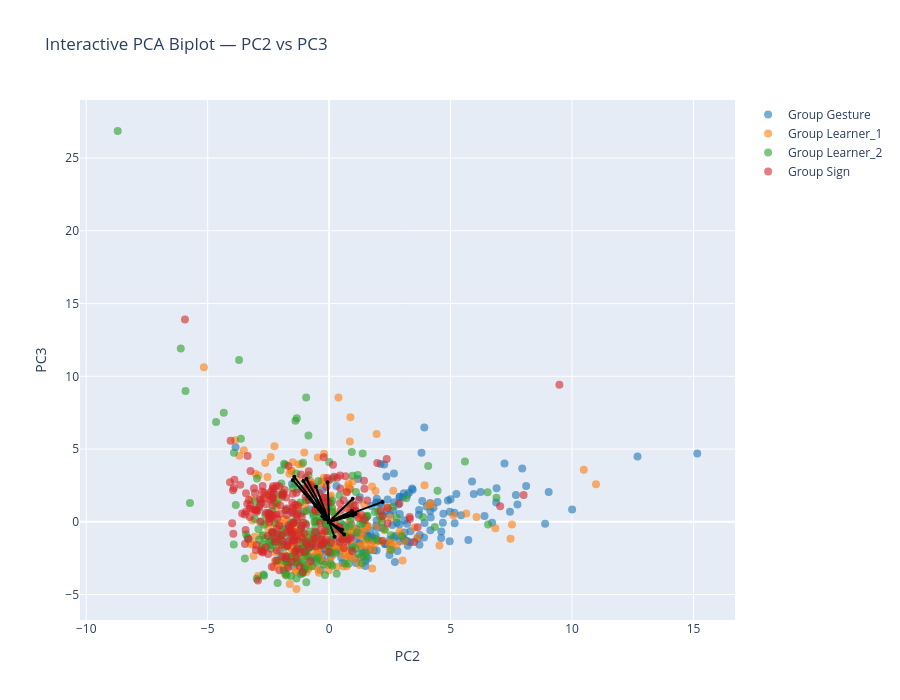

Here is the notebook cell this chart was saved with:
### Markdown cell above
## PC2-PC3

### Code cell
interactive_PCA_biplot(score=x_new_GS, 
                       coeff=loadings_GS, 
                       labels=feature_names, 
                       y=y, 
                       selected_vars=selected_vars, 
                       pc_x=2, 
                       pc_y=3,
                       concepts = concepts,
                       show_labels=False)

### Figure 1 — Plotly figure (JSON) as saved in the notebook; plotly's stock layout.template omitted (floating-point values rounded to 4 significant figures; data arrays with more than 128 entries replaced by an {"elided": "..."} marker saying what was removed)
{"data": [{"hoverinfo": "text", "marker": {"color": "#1f77b4", "opacity": 0.6, "size": 8}, "mode": "markers", "name": "Group Gesture", "showlegend": true, "text": {"elided": "197 str values"}, "type": "scatter", "x": {"elided": "197 float values"}, "y": {"elided": "197 float values"}}, {"hoverinfo": "text", "marker": {"color": "#ff7f0e", "opacity": 0.6, "size": 8}, "mode": "markers", "name": "Group Learner_1", "showlegend": true, "text": {"elided": "236 str values"}, "type": "scatter", "x": {"elided": "236 float values"}, "y": {"elided": "236 float values"}}, {"hoverinfo": "text", "marker": {"color": "#2ca02c", "opacity": 0.6, "size": 8}, "mode": "markers", "name": "Group Learner_2", "showlegend": true, "text": {"elided": "223 str values"}, "type": "scatter", "x": {"elided": "223 float values"}, "y": {"elided": "223 float values"}}, {"hoverinfo": "text", "marker": {"color": "#d62728", "opacity": 0.6, "size": 8}, "mode": "markers", "name": "Group Sign", "showlegend": true, "text": {"elided": "246 str values"}, "type": "scatter", "x": {"elided": "246 float values"}, "y": {"elided": "246 float values"}}, {"hoverinfo": "text", "hovertext": "gross__magnitude__arm_speed_Gmean", "line": {"color": "black"}, "marker": {"size": 4}, "mode": "lines+markers", "showlegend": false, "textposition": "top center", "type": "scatter", "x": [0, 2.193], "y": [0, 1.367]}, {"hoverinfo": "text", "hovertext": "gross__variability__arm_speed_Gstd", "line": {"color": "black"}, "marker": {"size": 4}, "mode": "lines+markers", "showlegend": false, "textposition": "top center", "type": "scatter", "x": [0, 0.9452], "y": [0, 0.7523]}, {"hoverinfo": "text", "hovertext": "gross__variability__arm_speed_peak_std", "line": {"color": "black"}, "marker": {"size": 4}, "mode": "lines+markers", "showlegend": false, "textposition": "top center", "type": "scatter", "x": [0, 0.9764], "y": [0, 0.4383]}, {"hoverinfo": "text", "hovertext": "gross__coordination__arm_coupling", "line": {"color": "black"}, "marker": {"size": 4}, "mode": "lines+markers", "showlegend": false, "textposition": "top center", "type": "scatter", "x": [0, -0.1916], "y": [0, 0.2144]}, {"hoverinfo": "text", "hovertext": "fine__handshape__fingertip_spread_mean", "line": {"color": "black"}, "marker": {"size": 4}, "mode": "lines+markers", "showlegend": false, "textposition": "top center", "type": "scatter", "x": [0, -1.437], "y": [0, 3.092]}, {"hoverinfo": "text", "hovertext": "fine__variability__fingertip_spread_std", "line": {"color": "black"}, "marker": {"size": 4}, "mode": "lines+markers", "showlegend": false, "textposition": "top center", "type": "scatter", "x": [0, -1.494], "y": [0, 2.867]}, {"hoverinfo": "text", "hovertext": "fine__handshape__mcp_tip_mean", "line": {"color": "black"}, "marker": {"size": 4}, "mode": "lines+markers", "showlegend": false, "textposition": "top center", "type": "scatter", "x": [0, -1.065], "y": [0, 2.812]}, {"hoverinfo": "text", "hovertext": "fine__handshape__thumb_opposition_mean", "line": {"color": "black"}, "marker": {"size": 4}, "mode": "lines+markers", "showlegend": false, "textposition": "top center", "type": "scatter", "x": [0, -0.9748], "y": [0, 1.967]}, {"hoverinfo": "text", "hovertext": "fine__handshape__handshape_size_mean", "line": {"color": "black"}, "marker": {"size": 4}, "mode": "lines+markers", "showlegend": false, "textposition": "top center", "type": "scatter", "x": [0, 1.09], "y": [0, 0.5416]}, {"hoverinfo": "text", "hovertext": "fine__variability__handshape_size_std", "line": {"color": "black"}, "marker": {"size": 4}, "mode": "lines+markers", "showlegend": false, "textposition": "top center", "type": "scatter", "x": [0, 0.9702], "y": [0, 1.584]}, {"hoverinfo": "text", "hovertext": "fine__variability__handshape_variability", "line": {"color": "black"}, "marker": {"size": 4}, "mode": "lines+markers", "showlegend": false, "textposition": "top center", "type": "scatter", "x": [0, -0.9328], "y": [0, 2.96]}, {"hoverinfo": "text", "hovertext": "fine__magnitude__flexion_speed_mean", "line": {"color": "black"}, "marker": {"size": 4}, "mode": "lines+markers", "showlegend": false, "textposition": "top center", "type": "scatter", "x": [0, -0.06504], "y": [0, 2.726]}, {"hoverinfo": "text", "hovertext": "fine__variability__flexion_speed_std", "line": {"color": "black"}, "marker": {"size": 4}, "mode": "lines+markers", "showlegend": false, "textposition": "top center", "type": "scatter", "x": [0, -0.5419], "y": [0, 2.407]}, {"hoverinfo": "text", "hovertext": "fine__smoothness__flexion_jerk", "line": {"color": "black"}, "marker": {"size": 4}, "mode": "lines+markers", "showlegend": false, "textposition": "top center", "type": "scatter", "x": [0, -0.273], "y": [0, 0.391]}, {"hoverinfo": "text", "hovertext": "fine__coordination__finger_independence", "line": {"color": "black"}, "marker": {"size": 4}, "mode": "lines+markers", "showlegend": false, "textposition": "top center", "type": "scatter", "x": [0, -0.5652], "y": [0, 1.08]}, {"hoverinfo": "text", "hovertext": "fine__coordination__corr_index_middle", "line": {"color": "black"}, "marker": {"size": 4}, "mode": "lines+markers", "showlegend": false, "textposition": "top center", "type": "scatter", "x": [0, 0.2223], "y": [0, -1.035]}, {"hoverinfo": "text", "hovertext": "fine__coordination__corr_middle_ring", "line": {"color": "black"}, "marker": {"size": 4}, "mode": "lines+markers", "showlegend": false, "textposition": "top center", "type": "scatter", "x": [0, 0.6162], "y": [0, -0.8798]}, {"hoverinfo": "text", "hovertext": "fine__coordination__corr_ring_pinky", "line": {"color": "black"}, "marker": {"size": 4}, "mode": "lines+markers", "showlegend": false, "textposition": "top center", "type": "scatter", "x": [0, 0.5298], "y": [0, -0.5431]}], "layout": {"height": 700, "hovermode": "closest", "title": {"text": "Interactive PCA Biplot — PC2 vs PC3"}, "width": 900, "xaxis": {"title": {"text": "PC2"}}, "yaxis": {"title": {"text": "PC3"}}}}
